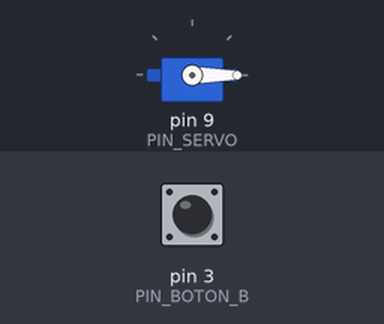
Recording of a sketch running on a simulated Arduino Uno, built with avr-gcc and run on an emulated ATmega328P. On the bench: servo. The test bench sets the inputs (shaded band); at power-on: pin 3 (PIN_BOTON_B) HIGH. What the sketch prints to the serial monitor is not drawn.

Above: at 1.2 s.
1.3 s: pin 3 (PIN_BOTON_B) pulled LOW for 0.15 s
At 1.9 s:
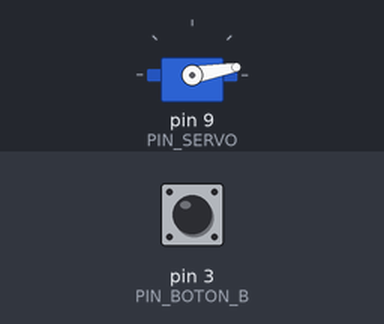
2.9 s: pin 3 (PIN_BOTON_B) pulled LOW for 1 s
At 4.4 s:
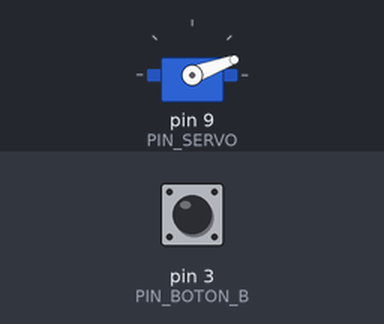
5.4 s: pin 3 (PIN_BOTON_B) pulsed LOW 5 times (0.12 s each, 0.3 s apart)
At 7.7 s:
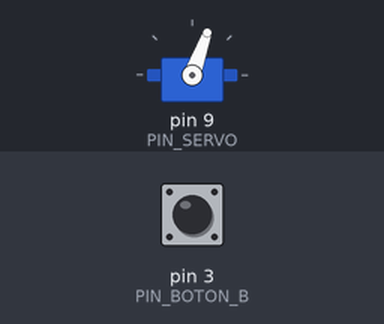
8.4 s: pin 3 (PIN_BOTON_B) pulled LOW for 0.15 s
At 9.7 s:
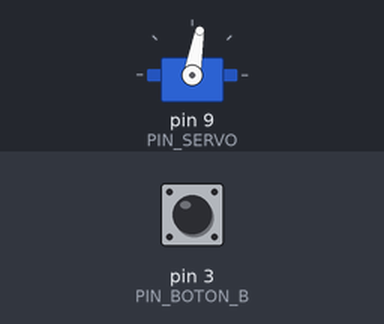
10.0 s: pin 3 (PIN_BOTON_B) pulsed LOW 2 times (0.12 s each, 0.3 s apart)
At 11.3 s:
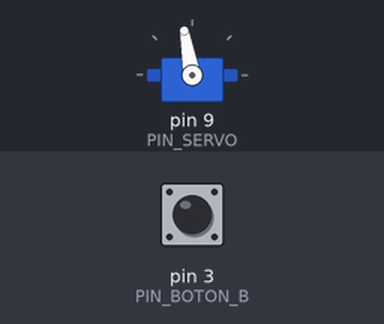
Timing chart, 0 to 13.0 s (numbered marks = the images above; inputs shaded):
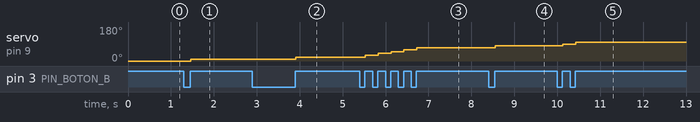

The sketch:

Ejercicio05-InesG.ino
```cpp
#define PIN_BOTON_B 3
#define PIN_SERVO 9

#include <Servo.h>

Servo miservo;
int grados = 0;
void setup() {
  // put your setup code here, to run once:
  Serial.begin(9600);
  miservo.attach(PIN_SERVO);
  pinMode(PIN_BOTON_B, INPUT);

}

void loop() {
  // put your main code here, to run repeatedly:
  detecta_flanco();
  Serial.println(grados);
  miservo.write(grados);

}

int detecta_flanco() {
  static boolean anterior_b = digitalRead(PIN_BOTON_B);
  boolean estado_b = digitalRead(PIN_BOTON_B);
  if (anterior_b != estado_b) {
    if (estado_b == HIGH) {  //flanco ascendente pull-down
      if (grados >= 170) {
        grados = 10;
      } else
        grados = grados + 10;
    }
    anterior_b = estado_b;

  }
}
```

Measured:
- after the input at 1.3 s, servo on pin 9 (PIN_SERVO): 0° → 10° after 0.16 s
- after the input at 2.9 s, servo on pin 9 (PIN_SERVO): 10° → 20° after 1.0 s
- after the input at 5.4 s, servo on pin 9 (PIN_SERVO): moves from 20° to 70° over 1.2 s, starting after 0.12 s
- after the input at 8.4 s, servo on pin 9 (PIN_SERVO): 70° → 80° after 0.16 s
- after the input at 10.0 s, servo on pin 9 (PIN_SERVO): 80° → 90° after 0.13 s, → 100° 0.30 s later
